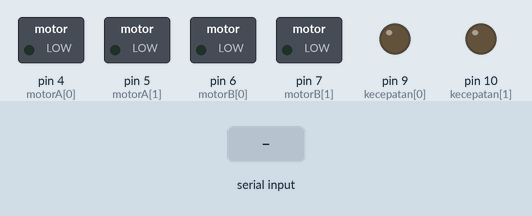
This sketch was run on a simulated Arduino Uno, built with avr-gcc and run on an emulated ATmega328P. On the bench: switched loads named in the sketch (green lamp = pin HIGH), output pins drawn as LEDs (lit = HIGH). The inputs (shaded band) are chosen by the test bench. What the sketch prints to the serial monitor is not drawn.

Above: at 1.2 s.
1.3 s: "A" received over Serial
At 2.5 s:
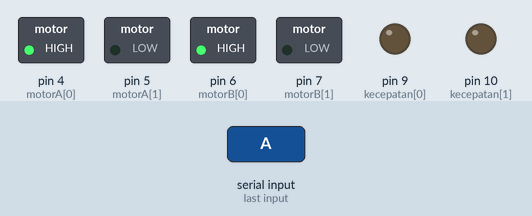
2.8 s: "B" received over Serial
At 3.9 s:
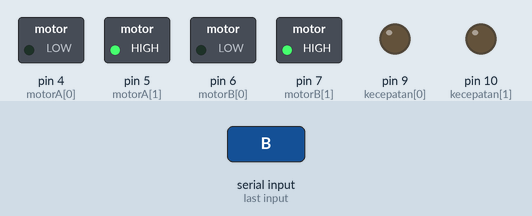
4.3 s: "C" received over Serial
At 5.0 s:
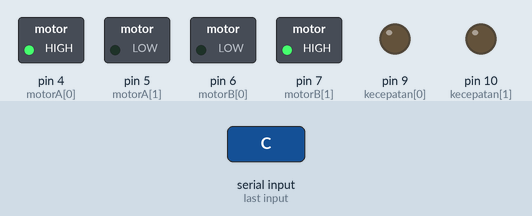
Timing chart, 0 to 7.3 s (numbered marks = the images above; inputs shaded):
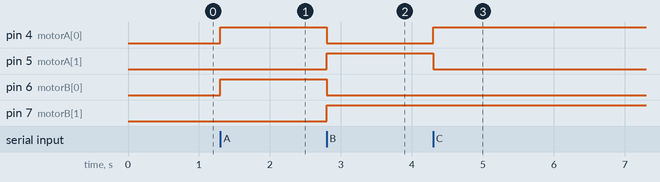

The sketch:

BluCar.ino
```cpp
int motorA[] = {4, 5};
int motorB[] = {6, 7};
int kecepatan[] = {9, 10};
String data;
void setup() {
  Serial.begin(9600);
  for (int i = 0; i < 2; i++)
  {
    pinMode(motorA[i], OUTPUT);
    pinMode(motorB[i], OUTPUT);
    pinMode(kecepatan[i], OUTPUT);
  }
  // put your setup code here, to run once:

}

void loop() {

  while (Serial.available() > 0)
  {
    char a = Serial.read();
    data += String(a);
    delay(2);
  }

  if (data != String())
  {
    String trig, kecep; int cepat;

    kecep = data.substring(1, 4);
    cepat = kecep.toInt();
    trig = data.substring(0, 1);
    analogWrite(kecepatan[0], cepat);
    analogWrite(kecepatan[1], cepat);

    if (trig == "A")
    {
      Serial.println("maju");
      digitalWrite(motorA[0], 1);
      digitalWrite(motorA[1], 0);
      digitalWrite(motorB[0], 1);
      digitalWrite(motorB[1], 0);
    }
    else if (trig == "B")
    {
      Serial.println("Mundur");
      digitalWrite(motorA[0], 0);
      digitalWrite(motorA[1], 1);
      digitalWrite(motorB[0], 0);
      digitalWrite(motorB[1], 1);
    }
    else if (trig == "C")
    {
      Serial.println("belok");
      digitalWrite(motorA[0], 1);
      digitalWrite(motorA[1], 0);
      digitalWrite(motorB[0], 0);
      digitalWrite(motorB[1], 1);
    }
    Serial.print("status : " + trig + "  kec : " + String(cepat));
    data = String();
  }
}
```

Measured:
- after the input at 1.3 s, pin 4 (motorA[0]), pin 6 (motorB[0]): LOW → HIGH at once
- after the input at 2.8 s, pin 4 (motorA[0]), pin 6 (motorB[0]): HIGH → LOW at once; pin 5 (motorA[1]), pin 7 (motorB[1]): LOW → HIGH at once
- after the input at 4.3 s, pin 4 (motorA[0]): LOW → HIGH at once; pin 5 (motorA[1]): HIGH → LOW at once
